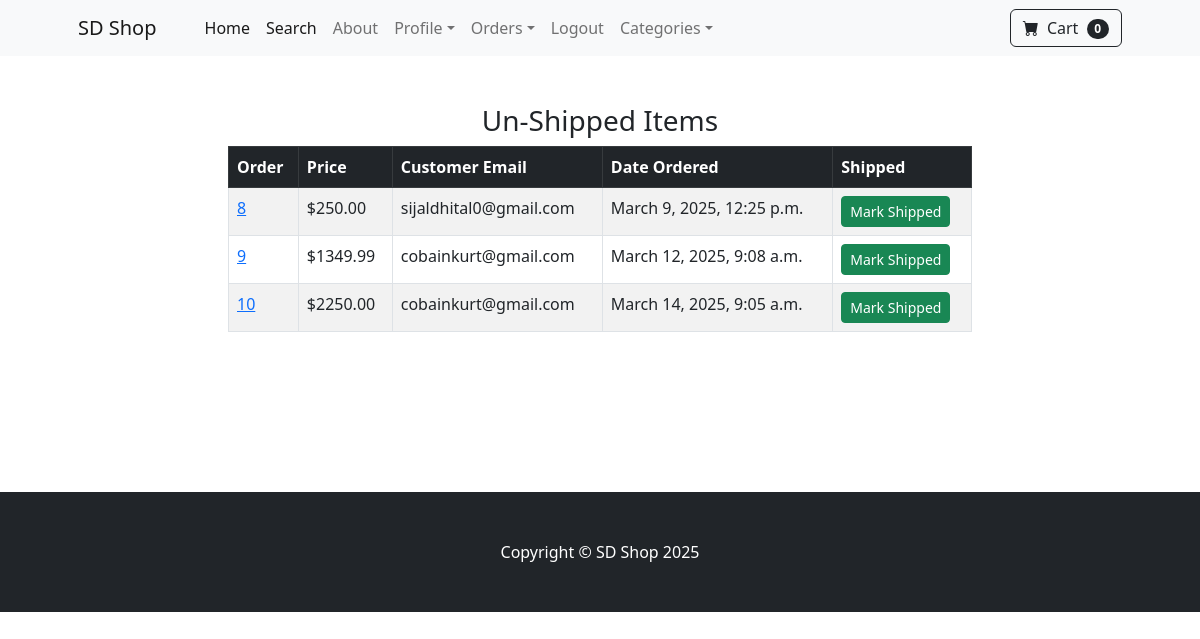
Page /payment/not_shipped_dash/ (signed in) on the committed database.
### payment/models.py (models this page shows, shortened)
class Order(models.Model):
     user = models.ForeignKey(User, on_delete=models.CASCADE, null=True, blank=True)
     full_name =models.CharField(max_length=250)
     email = models.EmailField(max_length=250)
     shipping_address = models.TextField(max_length=15000)
     amount_paid = models.DecimalField(max_digits=7, decimal_places=2)
     date_ordered = models.DateTimeField(auto_now_add=True)
     shipped = models.BooleanField(default=False)
     date_shipped = models.DateTimeField(blank=True, null=True)

### payment/views.py (the view, shortened to what this page needs)
# urls.py: path('not_shipped_dash/', views.not_shipped_dash, name='not_shipped_dash'),
def not_shipped_dash(request):
    if request.user.is_authenticated and request.user.is_superuser:
        orders = Order.objects.filter(shipped=False)
        return render(request, 'payment/not_shipped_dash.html', {"orders":orders})
    else:
        messages.error(request, ("Access Denied!"))
        return redirect('home')

### cart/cart.py (called while the page is built)
    def __len__(self):
        return len(self.cart)

### cart/context_processors.py (called while the page is built)
def cart(request):
    return {'cart': Cart(request)}

### payment/templates/payment/not_shipped_dash.html (shortened to what this page needs)
{% extends 'store/base.html' %}
{% block content %}
    <div class="container">
        <div class="row">
            <center>
                <div class="col-8">
                    <br><br>
                    <h3>Un-Shipped Items</h3>
                    <table class="table table-striped table-hover table-bordered">
                        <thead class="table-dark">
                          <tr>
                            <th scope="col">Order</th>
                            <th scope="col">Price</th>
                            <th scope="col">Customer Email</th>
                            <th scope="col">Date Ordered</th>
                            <th scope="col">Shipped</th>
                          </tr>
                        </thead>
                        <tbody>
                            {% for item in orders %}
                          <tr>
                            <td><a href="{% url 'orders' item.id %}">{{ item.id }}</a></td>
                            <td>${{ item.amount_paid }}</td>
                            <td>{{ item.email }}</td>
                            <td>{{ item.date_ordered }}</td>
                            <td>
                              <form method="POST">
                                <button type="submit" class="btn btn-success btn-sm">Mark Shipped</button>
                              </form>
                            </td>
                          </tr>
                            {% endfor %}
                        </tbody>
                      </table>
                    <br><br> <br><br> <br><br>
                </div>
            </center>
        </div>
    </div>
{% endblock %}

### rows in the picture
Order: id "8", amount_paid "250.00", email "sijaldhital0@gmail.com", date_ordered "March 9, 2025, 12:25 p.m."
Order: id "9", amount_paid "1349.99", email "cobainkurt@gmail.com", date_ordered "March 12, 2025, 9:08 a.m."
Order: id "10", amount_paid "2250.00", email "cobainkurt@gmail.com", date_ordered "March 14, 2025, 9:05 a.m."

### other values in the picture
{{ cart|length }} "0"
